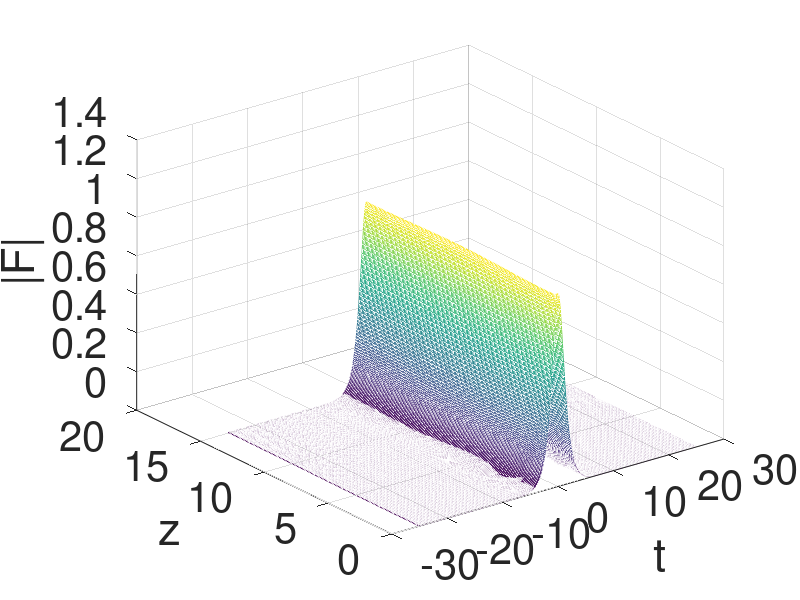
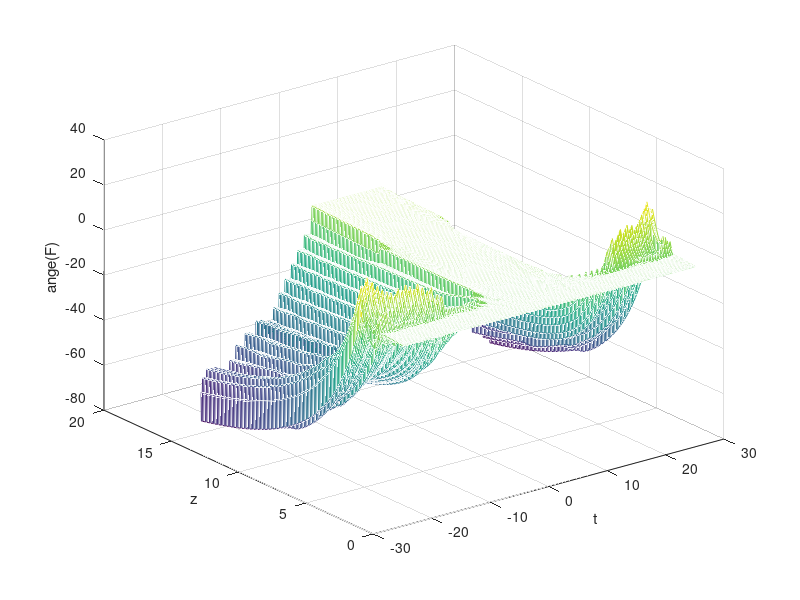
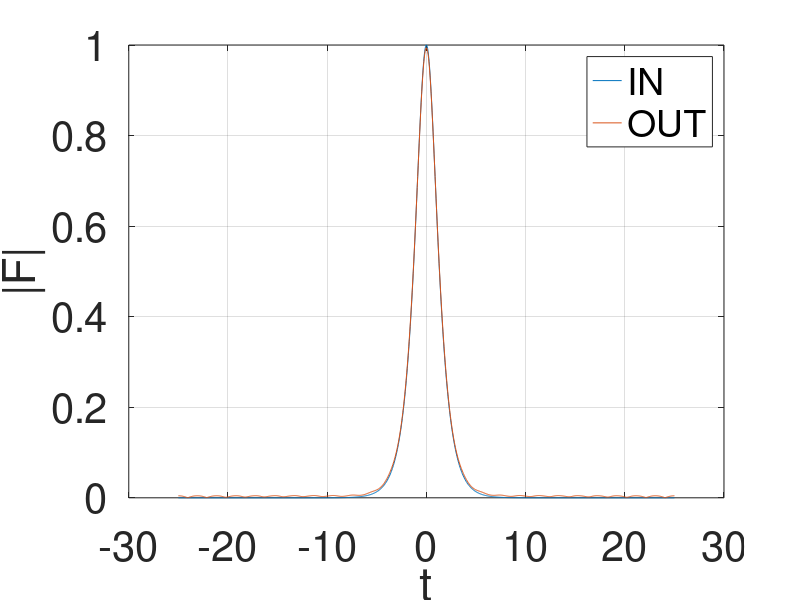
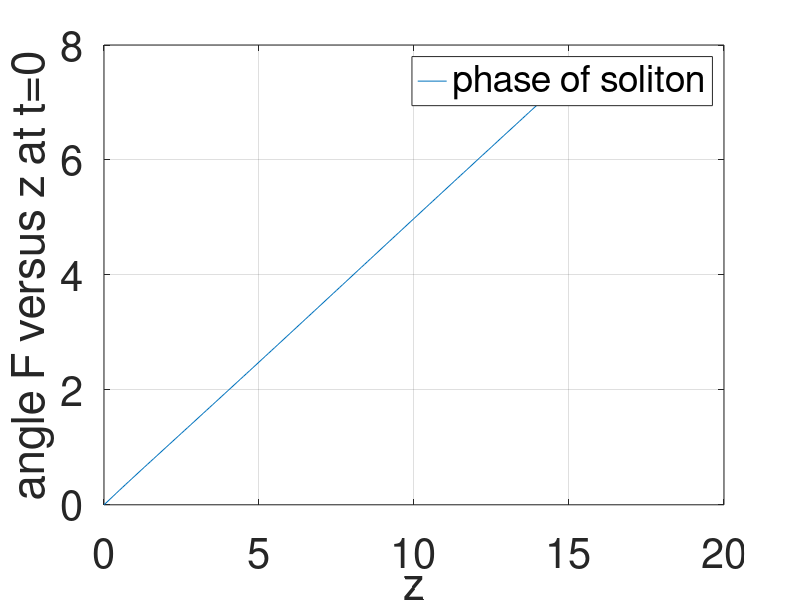

These figures' MATLAB source, in order:
%% PROPAGATION METHOD FOR THE SOLUTION OF NLSE
% $i\partial{F(z,t)}{\partial z}-\frac{beta^{\prime\prime}}{2}\frac{\partial^2F(z,t)}{\partial t^2}+\gamma\vert F(z,t)\vert^2F(z,t)$

%% 
%

clc
clear all
close all

%% 
% MATERIAL PROPERTIES
beta2=-1;
gamma=1;

%%
% TEMPORAL COORDINATE
t0=-25;
t1=25;
nt=1000;
t=linspace(t0,t1,nt);
deltat=(t1-t0)/(nt-1);

%%
% SPATIAL COORDINATE
z0=0;
z1=15;
nz=151;
z=linspace(z0,z1,nz);
deltaz=(z1-z0)/(nz-1);
h=deltaz;

%%
% FREQUENCY COORDINATE
indfreq=-nt/2:1:nt/2-1;
omega=(pi./t1).*indfreq;

%%
% INPUT ENVELOPE
% tau0=1;
% amp=1;
% FIN=amp*exp(-t.^2/(2*tau0^2)); % unchirped gaussian pulse
% c=-1;
% FIN=amp*exp(-(1+1j*c)/2*t.^2/tau0.^2);  % chirped gaussian pulse

% c=-2;
% tau0=1;
% FIN=sech(t/tau0).*exp(-1j*c*t.^2/(2*tau0^2)); % hyperbolic chirped sech pulses

% c=0;
% m=1;
% tau0=1;
% amp=1;
% FIN=amp*exp(-(1+1j*c)/2*(t/tau0).^(2*m));  % chirped super gaussian pulse
% FING=amp*exp(-(1+1j*c)/2*(t/tau0).^(2));  % compare with gaussian

% three unchirped gaussian pulses
% tau0=1;
% amp=1;
% 
% tshift1=-10;
% FIN1 = amp*exp(-(t+tshift1).^2/(2*tau0^2));
% 
% tshift2=0;
% FIN2 = amp*exp(-(t+tshift2).^2/(2*tau0^2));
% 
% tshift3=10;
% FIN3 = amp*exp(-(t+tshift3).^2/(2*tau0^2));
% 
% FIN = FIN1+FIN2+FIN3;

FIN1 = sech(t)*exp(1j*z0/2); % SOLITON PULSES
FIN2 = sech(t-10)*exp(1j*z0/2)*0; % SOLITON PULSES
FIN3 = sech(t+10)*exp(1j*z0/2)*0; % SOLITON PULSES
FIN = FIN1+FIN2+FIN3;

% % input modulus (time)
% figure 
% plot(t,abs(FIN))
% xlabel('t')
% ylabel('|F|')
% set(findall(gcf,'type','text'),'FontSize',30)
% set(gca,'FontSize',30)
% grid()
% 
% % input phase (time)
% figure 
% plot(t,unwrap(angle(FIN)))
% xlabel('t')
% ylabel('angle')
% set(findall(gcf,'type','text'),'FontSize',30)
% set(gca,'FontSize',30)
% grid()
% 
FFIN = deltat*fftshift(fft(FIN));
% % FFING = deltat*fftshift(fft(FING));
% % input modulus (frequency)
% figure
% plot(omega,abs(FFIN))
% xlabel('t')
% ylabel('|Fourier Transform F|')
% set(findall(gcf,'type','text'),'FontSize',30)
% set(gca,'FontSize',30)
% grid()
% 
% % input phase (frequency)
% figure 
% plot(omega,unwrap(angle(FFIN)))
% xlabel('omega')
% ylabel('angle(Fourier Transform F)')
% set(findall(gcf,'type','text'),'FontSize',30)
% set(gca,'FontSize',30)

% aaa
%%
%%%%%%%%%%%%%%%%%%%%%%%
% CORE OF THE PROGRAM %
%%%%%%%%%%%%%%%%%%%%%%%

F = zeros(ceil(nt),floor(nz));
FF = zeros(ceil(nt),floor(nz));

F(:,1)=FIN;
FF(:,1)=FFIN;

q = FIN;

for loop_step=2:1:nz
    
    % LINEAR DISPOERSIVE STEP
    qs=deltat*fftshift(fft(q));
    qs_old=qs;
    
    prop=beta2/2*omega.^2;
    fact=1i*prop*h;
    qs=qs_old.*exp(fact); % calculation of the propagation in the frequency domain
    q=(1/deltat)*ifft(ifftshift(qs)); % coming back in the time domain
    
    % NON LINEAR CHI3 EFFECT
    q_old=q;
    q=q_old.*exp(1i*gamma*abs(q_old).^2*h);
    
    % SAVE DATA EVERY nz
    F(:,loop_step) = q;
    FF(:,loop_step) = deltat*fftshift(fft(q));
end

save dati

figure(1)
mesh(t,z,abs(F)')
xlabel('t')
ylabel('z')
zlabel('|F|')
set(findall(gcf,'type','text'),'FontSize',30)
set(gca,'FontSize',30)

figure(2)
mesh(t,z,unwrap(angle(F)'))
xlabel('t')
ylabel('z')
zlabel('ange(F)')
% 
figure
plot(t,abs(F(:,1)),t,abs(F(:,end)))
xlabel('t')
ylabel('|F|')
legend('IN','OUT')
set(findall(gcf,'type','text'),'FontSize',30)
set(gca,'FontSize',30)
grid()

figure()
plot(z,unwrap(angle(F(nt/2,:)))) % follow phase in the peak along z
xlabel('z')
ylabel('angle F versus z at t=0')
legend('phase of soliton')
set(findall(gcf,'type','text'),'FontSize',30)
set(gca,'FontSize',30)
grid()


% 
% figure
% plot(t,unwrap(angle(F(:,1))),t,unwrap(angle(F(:,end))))
% xlabel('t')
% ylabel('angle(F)')
% legend('IN','OUT')
% grid()
% 
% figure
% deomegaIN = -gradient(unwrap(angle(F(:,end))),t);
% deomegaOUT = -gradient(unwrap(angle(F(:,1))),t);
% plot(t,deomegaIN,t,deomegaOUT)
% xlabel('t')
% ylabel('\delta omega')
% legend('IN','OUT')
% grid()

%
% figure(7)
% mesh(omega,z,abs(FF)')
% xlabel('omega')
% ylabel('z')
% zlabel('|FFT F|')
% set(findall(gcf,'type','text'),'FontSize',30)
% set(gca,'FontSize',30)
% grid
% 
% % 
% figure(8)
% plot(omega,abs(FF(:,1)),omega,abs(FF(:,end)))
% xlabel('omega')
% ylabel('|Fourier transform F|')
% legend('IN','OUT')
% set(findall(gcf,'type','text'),'FontSize',30)
% set(gca,'FontSize',30)
% grid

